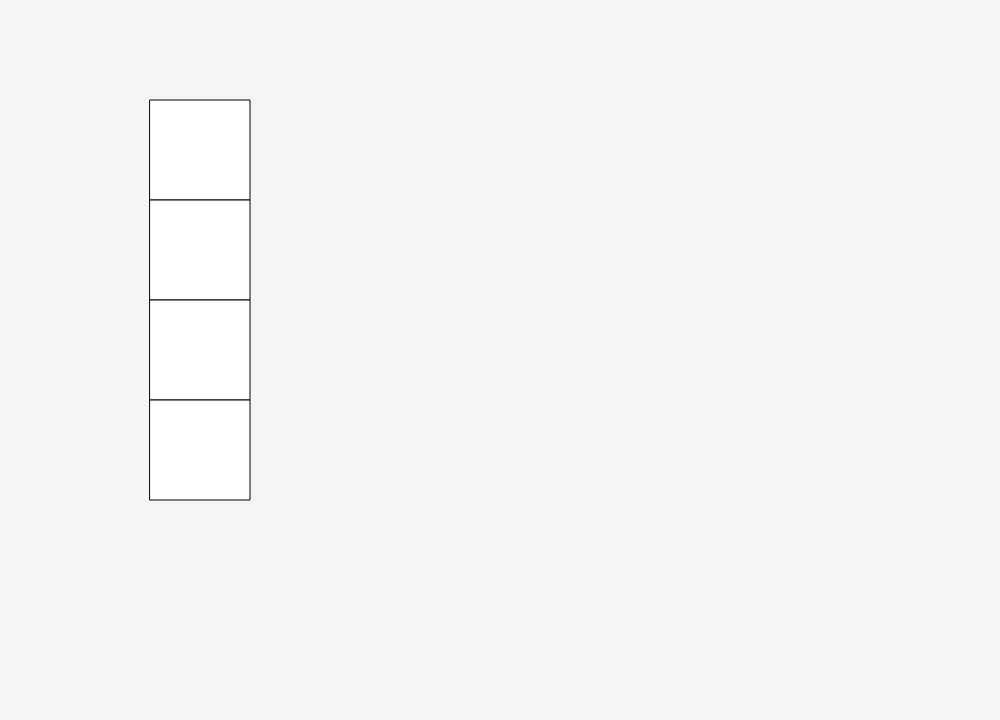
Frame 1 (no input)
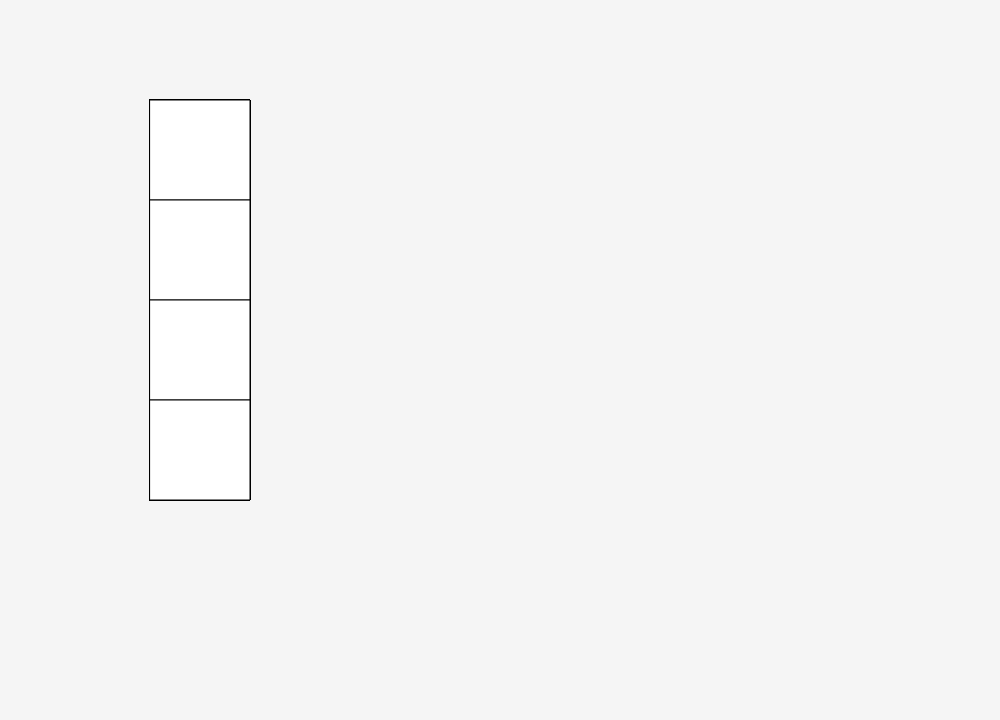
Frame 60 (no input)
Frame 120 (the mouse pressed at the canvas centre since frame 60): identical to frame 60, image omitted

The p5.js sketch that drew these frames (run headless with seeded random() and noise() and a simulated clock; from frame 60 on, the mouse is pressed at the canvas centre):

// p5.js sketch
// ── sketch.js
function setup() {
  createCanvas(1000, 720);
  background(245, 245, 245);
}

function draw() {
  button1();
  button2();
  button3();
  button4();
}

function mousePressed() {
  if (mouseX > 150 && mouseX < 250 && mouseY > 100 && mouseY < 200) {
    bigImg();
    text("Image 1", width/2, height/2);
  } else if (mouseX > 150 && mouseX < 250 && mouseY > 200 && mouseY < 300) {
    bigImg();
    text("Image 2", width/2, height/2);
  } else if (mouseX > 150 && mouseX < 250 && mouseY > 300 && mouseY < 400) {
    bigImg();
    text("Image 3", width/2, height/2);
  } else if (mouseX > 150 && mouseX < 250 && mouseY > 400 && mouseY < 500) {
    bigImg();
    text("Image 4", width/2, height/2);
  }
}

function button1() {
  if (mouseIsPressed && mouseX > 150 && mouseX < 250 && mouseY > 100 && mouseY < 200) {
    fill(150);
  }
  else if (mouseX > 150 && mouseX < 250 && mouseY > 100 && mouseY < 200) {
    fill(200);
  } else {
    fill(255);
  }
    rect(150, 100, 100, 100);
}

function button2() {
  if (mouseIsPressed && mouseX > 150 && mouseX < 250 && mouseY > 200 && mouseY < 300) {
    fill(150);
  }
  else if (mouseX > 150 && mouseX < 250 && mouseY > 200 && mouseY < 300) {
    fill(200);
  } else {
    fill(255);
  }
    rect(150, 200, 100, 100);
}

function button3() {
  if (mouseIsPressed && mouseX > 150 && mouseX < 250 && mouseY > 300 && mouseY < 400) {
    fill(150);
  }
  else if (mouseX > 150 && mouseX < 250 && mouseY > 300 && mouseY < 400) {
    fill(200);
  } else {
    fill(255);
  }
    rect(150, 300, 100, 100);
}

function button4() {
  if (mouseIsPressed && mouseX > 150 && mouseX < 250 && mouseY > 400 && mouseY < 500) {
    fill(150);
  }
  else if (mouseX > 150 && mouseX < 250 && mouseY > 400 && mouseY < 500) {
    fill(200);
  } else {
    fill(255);
  }
    rect(150, 400, 100, 100);
}

function bigImg() {
  background(245, 245, 245);
  fill(255);
  rect(350, 100, 400, 400);
  fill(0);
}
